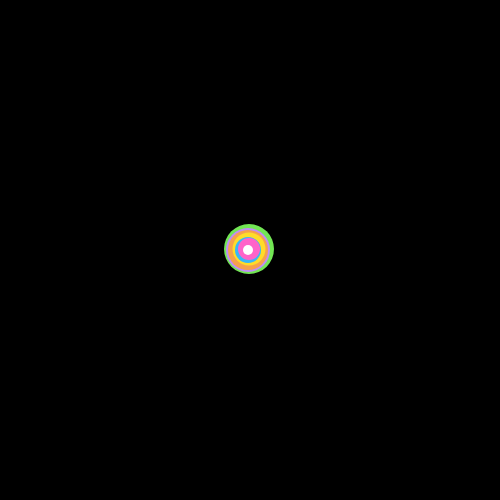
Frame 1 (no input)
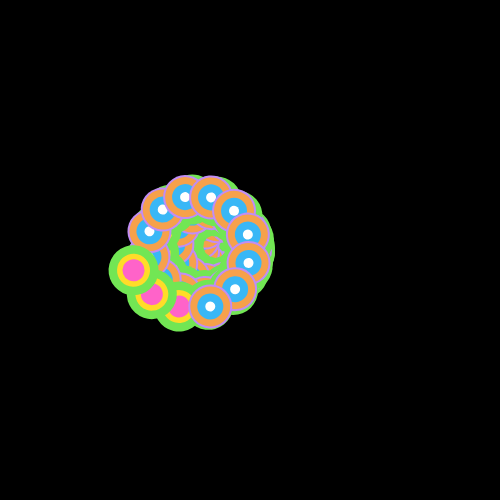
Frame 60 (no input)
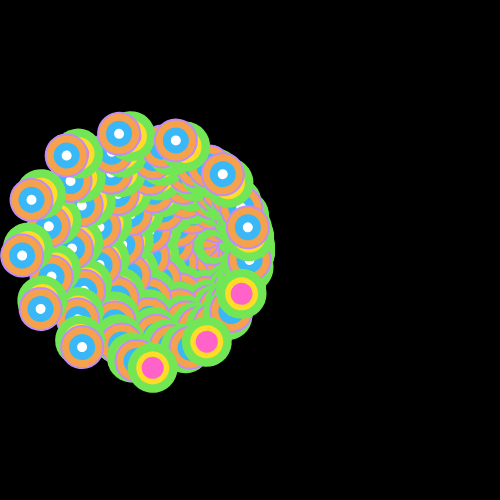
Frame 120 (the mouse pressed at the canvas centre since frame 60)

The p5.js sketch that drew these frames (run headless with seeded random() and noise() and a simulated clock; from frame 60 on, the mouse is pressed at the canvas centre):

// p5.js sketch
// ── sketch.js
// Dominique Ketchens hw5 //

var angle = 0
var s = 1;
var r = 0;
var t = 0;
var bDir = 2;
var ry = 0;
var ty = 0;

// background //

function setup() {
createCanvas(500, 500);
background(0);

}

function draw(){
translate(width/2, height/2);
    r = r - 15;

    if(t > 300) {
      bDir = 0;
      ry = random(PI, height/TWO_PI);
      ty = random(0, height/2);
    }

if (t <-300) {
  bDir = 1;
  ry = random(0, height/5);
  ty = random(height/2);
}

    if(bDir == 1) {
      t++;
    } else {
      t--;
    }
translate(t, ty)
rotate(angle)
angle += .5
noStroke()
// Green //
fill(114, 230, 84)
ellipse (0, t, 50, 50);
// Purple //
fill(193, 141, 245)
ellipse(t, 0, 44, 44)
// Orange //
fill(246, 161, 75)
ellipse(t, 0, 40, 40)
// Yellow //
fill(255, 220, 40)
ellipse(0, t, 33, 33)
// Blue //
fill(57, 183, 246)
ellipse(t, 0, 26, 26)
// Pink //
/fill(283, 99, 201)
ellipse(0, t, 22, 22)
// White //
fill(255, 255, 255)
ellipse(t, 0, 10, 10)
}
